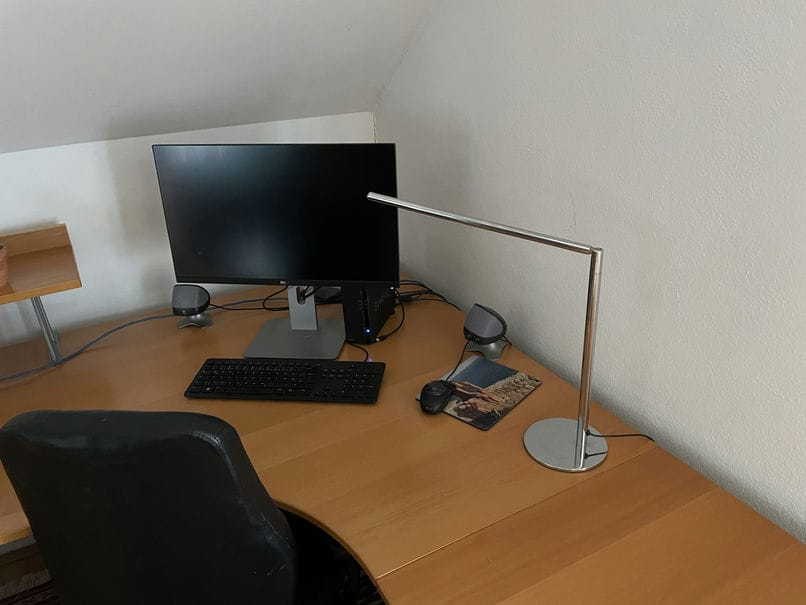
#> input picture exp2/IMG_4219.jpg, 806 x 605 px
$ python main_stitching_exp2.py
#> lines starting #> are read from the running program, lines starting #| are printed output that depends on the picture
### harris_corner.py
#!/usr/bin/env python
# -*- coding: utf-8 -*-

""" Corner detection with the Harris corner detector

Author: Nicolas Ung
MatrNr: 11912380
"""
import numpy as np
import cv2

from typing import List

from helper_functions import non_max


def harris_corner(img: np.ndarray,
                  sigma1: float,
                  sigma2: float,
                  k: float,
                  threshold: float) -> List[cv2.KeyPoint]:
    """ Detect corners using the Harris corner detector

    In this function, corners in a grayscale image are detected using the Harris corner detector.
    They are returned in a list of OpenCV KeyPoints (https://docs.opencv.org/4.x/d2/d29/classcv_1_1KeyPoint.html).
    Each KeyPoint includes the attributes, pt (position), size, angle, response. The attributes size and angle are not
    relevant for the Harris corner detector and can be set to an arbitrary value. The response is the result of the
    Harris corner formula.

    :param img: Grayscale input image
    :type img: np.ndarray with shape (height, width) with dtype = np.float32 and values in the range [0., 1.]

    :param sigma1: Sigma for the first Gaussian filtering
    :type sigma1: float

    :param sigma2: Sigma for the second Gaussian filtering
    :type sigma2: float

    :param k: Coefficient for harris formula
    :type k: float

    :param threshold: corner threshold
    :type threshold: float

    :return: keypoints:
        corners: List of cv2.KeyPoints containing all detected corners after thresholding and non-maxima suppression.
            Each keypoint has the attribute pt[x, y], size, angle, response.
                pt: The x, y position of the detected corner in the OpenCV coordinate convention.
                size: The size of the relevant region around the keypoint. Not relevant for Harris and is set to 1.
                angle: The direction of the gradient in degree. Relative to image coordinate system (clockwise).
                response: Result of the Harris corner formula R = det(M) - k*trace(M)**2
    :rtype: List[cv2.KeyPoint]

    """

    ######################################################
    # Write your own code here
    keypoints = []

    # kernel width from exercise description
    kernel_width1 = np.round( 2 * np.ceil(3 * sigma1) + 1).astype(int)
    kernel_width2 = np.round( 2 * np.ceil(3 * sigma2) + 1).astype(int)

    ########## FROM EXERCISE DESCRIPTION ##########
    kernel1 = cv2.getGaussianKernel(kernel_width1, sigma1)
    gauss1 = np.outer(kernel1, kernel1.transpose())

    kernel2 = cv2.getGaussianKernel(kernel_width2, sigma2)
    gauss2 = np.outer(kernel2, kernel2.transpose())
    ########## FROM EXERCISE DESCRIPTION ##########

    # add gauss and compute the image gradients
    Iy, Ix = np.gradient(cv2.filter2D(img, -1, gauss1))

    # get angles
    angles = np.arctan2(Iy, Ix)

    # autocorrelation matrix with weighted entries
    Ixx = cv2.filter2D((Ix ** 2), -1, gauss2)
    Iyy = cv2.filter2D((Iy ** 2), -1, gauss2)
    Ixy = cv2.filter2D((Ix * Iy), -1, gauss2)

    # calculate Harris values using determinant and trace
    R = Ixx * Iyy - Ixy ** 2 - k * (Ixx + Iyy) ** 2

    # normalizing and setting <0 values to 0
    R[R < 1e-6] = 0.0
    if (np.max(R) > 0):
        R /= np.max(R)

    # non-max suppression
    R_max = non_max(R)

    # finding the corners
    corners = np.where(R_max & (R > threshold))

    # list keypoints from corners in cv2.KeyPoints - format, add angle, response
    keypoints = [cv2.KeyPoint(float(x), float(y), size=1, angle=angles[y, x], response=R[y, x]) for (y, x) in zip(*corners)]

    ######################################################
    return keypoints

### helper_functions.py
#!/usr/bin/env python3
# -*- coding: utf-8 -*-

"""
Machine Vision (376.081)
Exercise 2: Interest Points and Descriptors
Matthias Hirschmanner 2024
Automation & Control Institute, TU Wien

Tutors: machinevision@acin.tuwien.ac.at
"""

import numpy as np
import matplotlib.pyplot as plt
import cv2

from typing import Tuple, List

# Adapted from https://github.com/jrosebr1/imutils/blob/master/imutils/convenience.py#L41
# [30 lines left out: function rotate_bound, not called in this run]

def show_image(img: np.ndarray, title: str, save_image: bool = False, use_matplotlib: bool = False) -> None:
    """ Plot an image with either OpenCV or Matplotlib.

    :param img: :param img: Input image
    :type img: np.ndarray with shape (height, width) or (height, width, channels)

    :param title: The title of the plot which is also used as a filename if save_image is chosen
    :type title: string

    :param save_image: If this is set to True, an image will be saved to disc as title.png
    :type save_image: bool

    :param use_matplotlib: If this is set to True, Matplotlib will be used for plotting, OpenCV otherwise
    :type use_matplotlib: bool
    """

    # First check if img is color or grayscale. Raise an exception on a wrong type.
    if len(img.shape) == 3:
        is_color = True
    elif len(img.shape) == 2:
        is_color = False
    else:
        raise ValueError(
            'The image does not have a valid shape. Expected either (height, width) or (height, width, channels)')

    if img.dtype == np.uint8:
        img = img.astype(np.float32) / 255.

    elif img.dtype == np.float64:
        img = img.astype(np.float32)

    if use_matplotlib:
        plt.figure()
        plt.title(title)
        if is_color:
            # OpenCV uses BGR order while Matplotlib uses RGB. Reverse the the channels to plot the correct colors
            plt.imshow(img[..., ::-1])
        else:
            plt.imshow(img, cmap='gray')
        plt.xticks([])
        plt.yticks([])
        plt.show()
    else:
        cv2.imshow(title, img)
        cv2.waitKey(0)

    if save_image:
        if is_color:
            png_img = (cv2.cvtColor(img, cv2.COLOR_BGR2BGRA) * 255.).astype(np.uint8)
        else:
            png_img = (cv2.cvtColor(img, cv2.COLOR_GRAY2BGRA) * 255.).astype(np.uint8)
        cv2.imwrite(title.replace(" ", "_") + ".png", png_img)


# [76 lines left out: functions draw_rectangles, debug_homography, not called in this run]

def non_max(input_array: np.array) -> np.array:
    """ Return a matrix in which only local maxima of the input mat are set to True, all other values are False

    :param mat: Input matrix
    :type mat: np.ndarray with shape (height, width) with dtype = np.float32 and values in the range (-inf, 1.]

    :return: Binary Matrix with the same dimensions as the input matrix
    :rtype: np.ndarray with shape (height, width) with dtype = bool
    """

    # Initialize a 3x3 kernel with ones and a zero in the middle
    kernel = np.ones(shape=(3, 3), dtype=np.uint8)
    kernel[1, 1] = 0

    # Apply the OpenCV dilate morphology transformation.
    # For details see https://docs.opencv.org/4.x/d9/d61/tutorial_py_morphological_ops.html
    dilation = cv2.dilate(input_array, kernel)
    return input_array > dilation


def filter_matches(matches: Tuple[Tuple[cv2.DMatch]]) -> List[cv2.DMatch]:
    """Filter out all matches that do not satisfy the Lowe Distance Ratio Condition

    :param matches: Holds all the possible matches. Each 'row' are matches of one source_keypoint to target_keypoint
    :type matches: Tuple of tuples of cv2.DMatch https://docs.opencv.org/master/d4/de0/classcv_1_1DMatch.html

    :return filtered_matches: A list of all matches that fulfill the Low Distance Ratio Condition
    :rtype: List[cv2.DMatch]
    """
    ######################################################
    # Write your own code here

    # lt. Angabe
    filtered_matches = [match[0] for match in matches if match[0].distance < 0.8 * match[1].distance]
    ######################################################
    return filtered_matches

### descriptors.py
#!/usr/bin/env python
# -*- coding: utf-8 -*-

""" Descriptor function

Author: Nicolas Ung
MatrNr: 11912380
"""
from typing import List, Tuple

import numpy as np
import cv2

def compute_descriptors(img: np.ndarray,
                        keypoints: List[cv2.KeyPoint],
                        patch_size: int) -> Tuple[List[cv2.KeyPoint], np.ndarray]:
    """ Calculate a descriptor on patches of the image, centred on the locations of the KeyPoints.

    Calculate a descriptor vector for each keypoint in the list. KeyPoints that are too close to the border to include
    the whole patch are filtered out. The descriptors are returned as a k x m matrix with k being the number of filtered
    KeyPoints and m being the length of a descriptor vector (patch_size**2). The descriptor at row i of
    the descriptors array is the descriptor for the KeyPoint filtered_keypoint[i].

    :param img: Grayscale input image
    :type img: np.ndarray with shape (height, width) with dtype = np.float32 and values in the range [0., 1.]

    :param keypoints: List of keypoints at which to compute the descriptors
    :type keypoints: List[cv2.KeyPoint]

    :param patch_size: Value defining the width and height of the patch around each keypoint to calculate descriptor.
    :type patch_size: int

    :return: (filtered_keypoints, descriptors):
        filtered_keypoints: List of the filtered keypoints.
            Locations too close to the image boundary to cut out the image patch should not be contained.
        descriptors: k x m matrix containing the patch descriptors.
            Each row vector stores the descriptor vector of the respective corner.
            with k being the number of descriptors and m being the length of a descriptor (usually patch_size**2).
            The descriptor at row i belongs to the KeyPoint at filtered_keypoints[i]
    :rtype: (List[cv2.KeyPoint], np.ndarray)
    """
    ######################################################
    # Write your own code here

    # initialization
    filtered_keypoints = []
    descriptors = []
    half_patch = patch_size // 2
    img_height, img_width = img.shape

    for keypoint in keypoints:
        x, y = int(round(keypoint.pt[0])), int(round(keypoint.pt[1]))

        # check if patch within image boundaries
        left = x - half_patch
        right = x + half_patch + (patch_size % 2)
        top = y - half_patch
        bottom = y + half_patch + (patch_size % 2)

        # do the check and add the descriptor if patch is within image boundaries
        if ((0 <= left) and (right <= img_width) and (0 <= top) and (bottom <= img_height)):
            patch = img[top:bottom, left:right]
            descriptors.append(patch.flatten())
            filtered_keypoints.append(keypoint)

    descriptors = np.array(descriptors)

    ######################################################
    return filtered_keypoints, descriptors


# [73 lines left out: functions compute_descriptors2, compute_descriptors3, not called in this run]

### find_homography.py
#!/usr/bin/env python3
# -*- coding: utf-8 -*-

""" Find the projective transformation matrix (homography) between from a source image to a target image.

Author: Nicolas Ung
MatrNr: 11912380
"""

import numpy as np
from helper_functions import *


def find_homography_ransac(source_points: np.ndarray,
                           target_points: np.ndarray,
                           confidence: float,
                           inlier_threshold: float) -> Tuple[np.ndarray, np.ndarray, int]:
    """Return estimated transforamtion matrix of source_points in the target image given matching points

    Return the projective transformation matrix for homogeneous coordinates. It uses the RANSAC algorithm with the
    Least-Squares algorithm to minimize the back-projection error and be robust against outliers.
    Requires at least 4 matching points.

    :param source_points: Array of points. Each row holds one point from the source (object) image [x, y]
    :type source_points: np.ndarray with shape (n, 2)

    :param target_points: Array of points. Each row holds one point from the target (scene) image [x, y].
    :type target_points: np.ndarray with shape (n, 2)

    :param confidence: Solution Confidence (in percent): Likelihood of all sampled points being inliers.
    :type confidence: float

    :param inlier_threshold: Max. Euclidean distance of a point from the transformed point to be considered an inlier
    :type inlier_threshold: float

    :return: (homography, inliers, num_iterations)
        homography: The projective transformation matrix for homogeneous coordinates with shape (3, 3)
        inliers: Is True if the point at the index is an inlier. Boolean array with shape (n,)
        num_iterations: The number of iterations that were needed for the sample consensus
    :rtype: Tuple[np.ndarray, np.ndarray, int]
    """
    ######################################################
    # Write your own code here

    # number of points
    N = source_points.shape[0]

    # size of sample
    m = 4

    # number of iterations
    num_iterations = 0
    max_num_iterations = 1000

    # best inliers
    best_inliers = np.zeros(N, dtype=bool)

    # best homography
    best_suggested_homography = np.eye(3)

    # best number of inliers
    best_inliers_count = 0

    # inlier ratio (=I/N)
    eps = 0

    # break condition from lect. 4 slide 99
    while ((num_iterations <= max_num_iterations) and ((1-eps**m)**num_iterations >= (1-confidence))):

        # 4 random points
        rdm_idxs = np.random.choice(N, m, replace=False)
        rdm_sp = source_points[rdm_idxs]
        rdm_tp = target_points[rdm_idxs]

        # calculate homography
        homography = find_homography_leastsquares(rdm_sp, rdm_tp)

        # add row with 1s
        homogeneous_points = np.concatenate([source_points, np.ones((N, 1))], axis=1)

        # calculate projected points
        projected_points = np.dot(homography, homogeneous_points.T).T

        # normalize, [:, :2] to get only x, y, .reshape(-1, 1) for column vector
        projected_points = projected_points[:, :2] / projected_points[:, 2].reshape(-1, 1)

        # calculate distances
        distances = np.linalg.norm(projected_points - target_points, axis=1)
        inliers = distances < inlier_threshold

        # count inliers
        inliers_count = np.sum(inliers)

        # check if new homography is better
        if inliers_count > best_inliers_count:
            best_inliers_count = inliers_count
            best_inliers = inliers
            best_suggested_homography = homography

            # calculate for termination condition
            eps = inliers_count / N

        # increment iteration counter
        num_iterations += 1

    # end of while loop


    # use least squares to calculate homography with best inliers
    best_suggested_homography = find_homography_leastsquares(source_points[best_inliers], target_points[best_inliers])

    # calculate inliers again with new homography
    homogeneous_points = np.concatenate([source_points, np.ones((N, 1))], axis=1)
    projected_points = np.dot(homography, homogeneous_points.T).T
    projected_points = projected_points[:, :2] / projected_points[:, 2].reshape(-1, 1)
    distances = np.linalg.norm(projected_points - target_points, axis=1)
    best_inliers = distances < inlier_threshold


    ######################################################
    return best_suggested_homography, best_inliers, num_iterations


def find_homography_leastsquares(source_points: np.ndarray, target_points: np.ndarray) -> np.ndarray:
    """Return projective transformation matrix of source_points in the target image given matching points

    Return the projective transformation matrix for homogeneous coordinates. It uses the Least-Squares algorithm to
    minimize the back-projection error with all points provided. Requires at least 4 matching points.

    :param source_points: Array of points. Each row holds one point from the source image (object image) as [x, y]
    :type source_points: np.ndarray with shape (n, 2)

    :param target_points: Array of points. Each row holds one point from the target image (scene image) as [x, y].
    :type target_points: np.ndarray with shape (n, 2)

    :return: The projective transformation matrix for homogeneous coordinates with shape (3, 3)
    :rtype: np.ndarray with shape (3, 3)
    """
    ######################################################
    # Write your own code here
    if source_points.shape[0] >= 4 and source_points.shape == target_points.shape:
        # N = number of points
        N = source_points.shape[0]

        # x,y coordinates of source points
        x = source_points[:, 0]
        y = source_points[:, 1]

        # x,y coordinates of target points (x',y')
        x_p = target_points[:, 0]
        y_p = target_points[:, 1]

        # lt. Skript fuer gl. Ax=b
        A = np.zeros((2 * N, 8))
        b = np.zeros(2 * N)

        # fill every even and odd row according to formula in script
        A[::2] = np.stack([x, y, np.ones(N), np.zeros(N), np.zeros(N), np.zeros(N), -x_p * x, -x_p * y], axis=1)
        A[1::2] = np.stack([np.zeros(N), np.zeros(N), np.zeros(N), x, y, np.ones(N), -y_p * x, -y_p * y], axis=1)

        # fill b with x' and y'
        b[::2] = x_p
        b[1::2] = y_p

        # use least squares to solve
        h, _, _, _ = np.linalg.lstsq(A, b, rcond=None)

        # re-add 1 as h22
        h = np.append(h, 1)

        # reshape to 3x3
        homography = h.reshape(3, 3)
    else:
        homography = np.eye(3)

    ######################################################
    return homography

### main_stitching_exp2.py
#!/usr/bin/env python3
# -*- coding: utf-8 -*-

"""
Machine Vision (376.081)
Exercise 2: Image Stitching using Harris
Matthias Hirschmanner 2024
Automation & Control Institute, TU Wien

Tutors: machinevision@acin.tuwien.ac.at
"""

from pathlib import Path
import cv2
import numpy as np

from harris_corner import harris_corner
from descriptors import compute_descriptors
from find_homography import find_homography_ransac
from helper_functions import *

if __name__ == '__main__':

    save_image = False  # Enables saving of matches image
    use_matplotlib = False  # Enables saving of matches image
    """img_paths = ['gusshaus/Image-02.jpg',
                 'gusshaus/Image-00.jpg',
                 'gusshaus/Image-01.jpg',
                 'gusshaus/Image-03.jpg',
                 'gusshaus/Image-04.jpg']
    img_paths = ['desk/Image-00.jpg',
                 'desk/Image-01.jpg',
                 'desk/Image-02.jpg',
                 'desk/Image-03.jpg']"""
    img_paths = ['exp2/IMG_4219.jpg',
                 'exp2/IMG_4220.jpg',
                 'exp2/IMG_4221.jpg',
                 'exp2/IMG_4236.jpg']

    # parameters <<< try different settings!
    sigma1 = 0.8
    sigma2 = 1.5
    threshold = 0.01
    k = 0.04
    patch_size = 50
    ransac_confidence = 0.8
    ransac_inlier_threshold = 10.

    # Load the images
    current_path = Path(__file__).parent

    imgs_color = []
    imgs_gray = []
    keypoints_list = []
    descriptors_list = []
    for filename in img_paths:
        img_color = cv2.imread(str(current_path.joinpath(filename)), cv2.IMREAD_COLOR)
#> img_color is the input picture: shape (605, 806, 3); mean B, G, R 101.6, 114.9, 124.9
        if img_color is None:
            raise FileNotFoundError("Couldn't load image " + str(current_path.joinpath(filename)))
        imgs_color.append(img_color)
        imgs_gray.append(cv2.cvtColor(img_color, cv2.COLOR_BGR2GRAY))

    for img_gray in imgs_gray:
        # Harris corner detector
        keypoints_tmp = harris_corner(img_gray.astype(np.float32) / 255.,
                                      sigma1=sigma1,
                                      sigma2=sigma2,
                                      k=k,
                                      threshold=threshold)
        filtered_keypoints_tmp, descriptors_tmp = compute_descriptors(img_gray.astype(np.float32) / 255.,
                                                                      keypoints_tmp,
                                                                      patch_size)
        keypoints_list.append(filtered_keypoints_tmp)
        descriptors_list.append(descriptors_tmp.copy())
#> this loop made 4 passes
#> pass 1, in harris_corner, `Iy, Ix = np.gradient(cv2.filter2D(img, -1, gauss1))`:
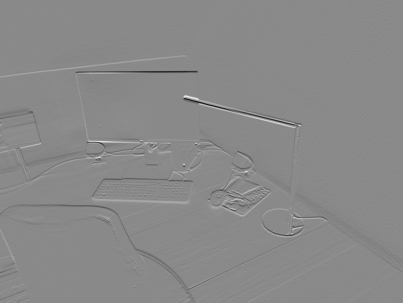
#> Iy: shape (605, 806) float32 (shown at 1/2 size); min -0.274, max 0.233, mean -0.000751; drawn with min black and max white
#> pass 1, in harris_corner, `Iy, Ix = np.gradient(cv2.filter2D(img, -1, gauss1))`:
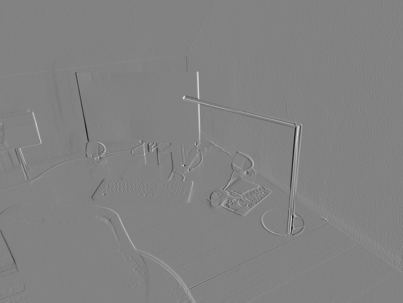
#> Ix: shape (605, 806) float32 (shown at 1/2 size); min -0.255, max 0.244, mean 0.000298; drawn with min black and max white
#> pass 1, in harris_corner, `angles = np.arctan2(Iy, Ix)`:
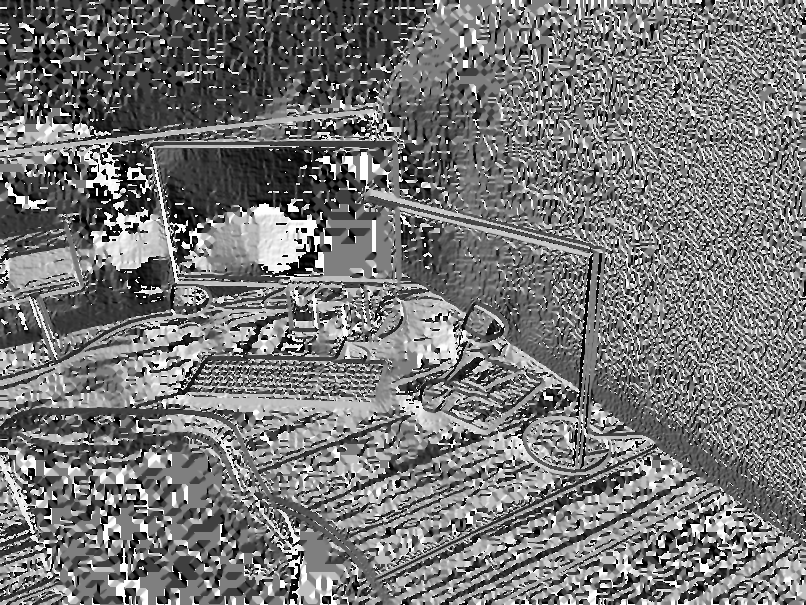
#> angles: shape (605, 806) float32; min -3.14, max 3.14, mean -0.215; drawn with min black and max white

    # FLANN (Fast Library for Approximate Nearest Neighbors) parameters
    FLANN_INDEX_KDTREE = 1
    index_params = dict(algorithm=FLANN_INDEX_KDTREE, trees=5)
    search_params = dict(checks=50)  # or pass empty dictionary
    flann = cv2.FlannBasedMatcher(index_params, search_params)

    # Create an image which is bigger than the individual images, so we can put the stitched images there
    # We translate the first image a bit towards the middle, so we have enough space to the sides
    start_row = imgs_gray[0].shape[0] // 2
    start_col = imgs_gray[0].shape[1]
#> (the rest of the program and of its run is left out)
